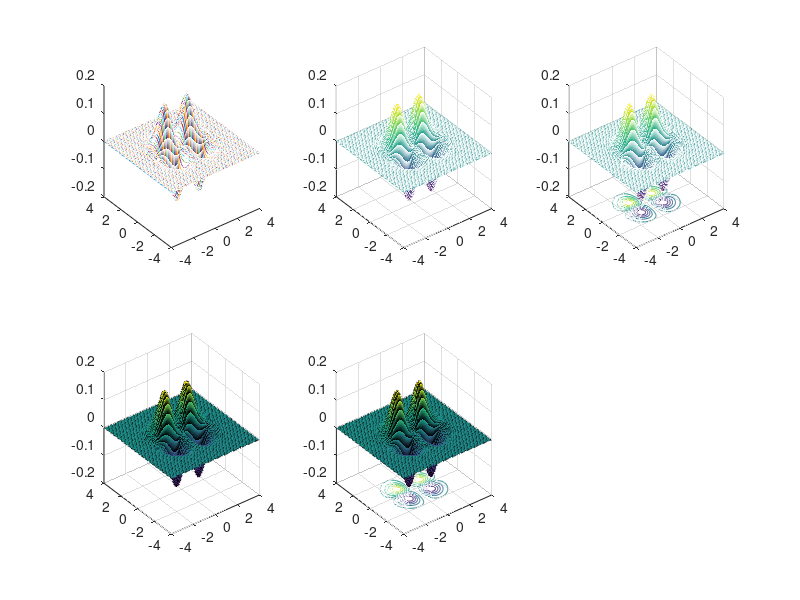
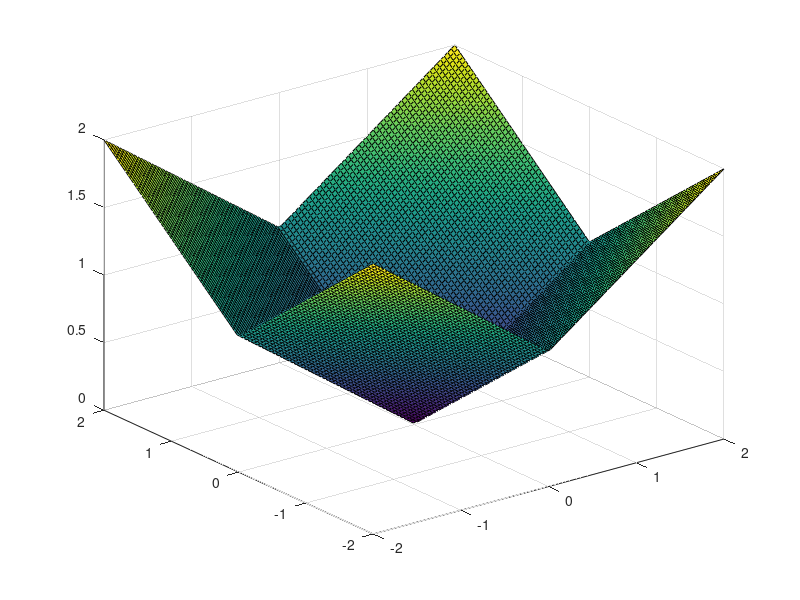
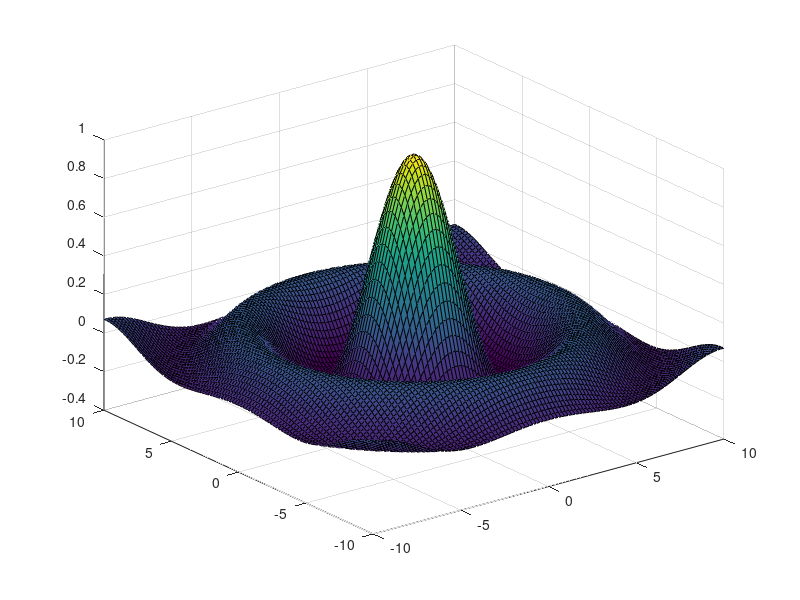

The MATLAB source for these figures, in order:
clc
clear 
close all 

% Bai 3
% a
x = linspace(-4,4,100);
y = linspace(-4,4,100);

figure(1);
subplot(2,3,1)
[X,Y] = meshgrid(x,y);
Z = X.*X.*Y.*exp(-X.*X - Y.*Y);
plot3(X,Y,Z);

subplot(2,3,2)
[X,Y] = meshgrid(x,y);
Z = X.*X.*Y.*exp(-X.*X - Y.*Y);
mesh(X,Y,Z);

subplot(2,3,3)
[X,Y] = meshgrid(x,y);
Z = X.*X.*Y.*exp(-X.*X - Y.*Y);
meshc(X,Y,Z);

subplot(2,3,4)
[X,Y] = meshgrid(x,y);
Z = X.*X.*Y.*exp(-X.*X - Y.*Y);
surf(X,Y,Z);

subplot(2,3,5)
[X,Y] = meshgrid(x,y);
Z = X.*X.*Y.*exp(-X.*X - Y.*Y);
surfc(X,Y,Z);

% c
% Tuong tu cau a
figure(2);
x = linspace(-2,2,100);
y = linspace(-2,2,100);
[X,Y] = meshgrid(x,y);
Z = 0.5.*abs(X) + 0.5.*abs(Y);
surf(X,Y,Z);

% b
figure(3);
x = linspace(-10,10,100);
y = linspace(-10,10,100);
[X,Y] = meshgrid(x,y);
R = sqrt(X.*X + Y.*Y);
Z = sin(R).*R.^(-1);
surf(X,Y,Z);



